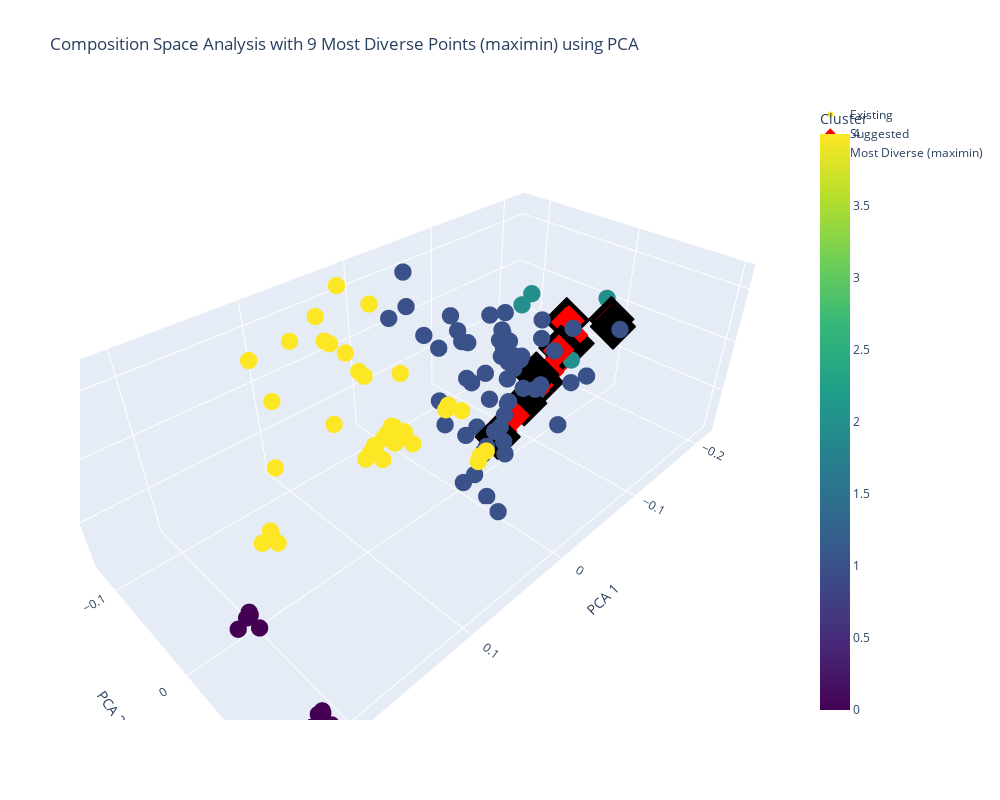

The cell this chart's notebook holds for it:
### Markdown cell above
## Use other clustering methods and compare

### Code cell
def analyze_composition_space(compositions, 
                            n_components=3,
                            dim_method='t-SNE',
                            cluster_method='KMeans',
                            n_clusters=5,
                            n_suggestions=100,
                            constraints=None,
                            n_diverse=5,
                            random_state=42):
    """
    Analyze composition space using specified methods and visualize results.
    
    Args:
        compositions (List[Dict]): List of composition dictionaries
        n_components (int): Number of dimensions (2 or 3)
        dim_method (str): Dimensionality reduction method ('t-SNE', 'PCA', 'MDS', 'UMAP')
        cluster_method (str): Clustering method ('KMeans', 'AGGLOMERATIVE', 'SPECTRAL', 'DBSCAN')
        n_clusters (int): Number of clusters
        n_suggestions (int): Number of new compositions to suggest
        constraints (Dict): Composition constraints dictionary
        n_diverse (int): Number of diverse points to identify
        random_state (int): Random seed
    
    Returns:
        tuple: (analyzer, embeddings, clusters, new_compositions, diverse_indices, fig)
    """
    # Initialize analyzer
    analyzer = CompositionAnalyzer(
        n_components=n_components,
        random_state=random_state,
        dim_method=dim_method,
        cluster_method=cluster_method
    )
    
    # Run analysis
    print(f"Running {dim_method} and {cluster_method} analysis...")
    embeddings, clusters = analyzer.analyze_compositions(
        compositions, 
        n_clusters=n_clusters
    )
    
    # Generate new compositions
    print("Generating new composition suggestions...")
    new_compositions = analyzer.suggest_new_compositions(
        compositions,
        n_suggestions=n_suggestions,
        constraints=constraints
    )
    
    # Analyze combined compositions
    all_compositions = compositions + new_compositions
    all_embeddings, _ = analyzer.analyze_compositions(
        all_compositions, 
        n_clusters=n_clusters
    )
    
    # Split embeddings
    original_embeddings = all_embeddings[:len(compositions)]
    new_embeddings = all_embeddings[len(compositions):]
    
    # Find diverse points and create visualization
    diverse_indices, fig = analyzer.plot_with_diverse_points(
        embeddings=original_embeddings,
        clusters=clusters,
        new_embeddings=new_embeddings,
        new_compositions=new_compositions,
        n_diverse=n_diverse,
        method='maximin',
        constraints=constraints
    )
    
    return analyzer, embeddings, clusters, new_compositions, diverse_indices, fig

def compare_composition_methods(compositions,
                              dim_methods=None,
                              cluster_methods=None,
                              n_components=2,
                              n_clusters=5,
                              save_path=None,
                              random_state=42):
    """
    Compare different dimensionality reduction and clustering methods.
    
    Args:
        compositions (List[Dict]): List of composition dictionaries
        dim_methods (List[str]): List of dimensionality reduction methods
        cluster_methods (List[str]): List of clustering methods
        n_components (int): Number of dimensions
        n_clusters (int): Number of clusters
        save_path (str): Path to save comparison plot
        random_state (int): Random seed
    
    Returns:
        tuple: (analyzer, scores, fig)
    """
    analyzer = CompositionAnalyzer(
        n_components=n_components,
        random_state=random_state
    )
    
    scores = analyzer.compare_methods(
        compositions,
        dim_methods=dim_methods,
        cluster_methods=cluster_methods,
        n_clusters=n_clusters,
        save_path=save_path
    )
    
    return analyzer, scores

diverse_compositions = [{'Cr': 0.013373414212928328, 'Ti': 0.014788932465369891, 'V': 0.9467249862178287, 'W': 0.010368891762719275, 'Zr': 0.014743775341153781},
{'Cr': 0.04423136919532518, 'Ti': 0.08248368181451626, 'V': 0.8133508459881773, 'W': 0.04005863704679293, 'Zr': 0.019875465955188326},
{'Cr': 0.024133186898942546, 'Ti': 0.046717070994614016, 'V': 0.8937253206938747, 'W': 0.022132737850564285, 'Zr': 0.013291683562004553},
{'Cr': 0.017134575187472904, 'Ti': 0.03426238142754815, 'V': 0.9217134109441932, 'W': 0.015890561010724877, 'Zr': 0.010999071430060821},
{'Cr': 0.033641589706794775, 'Ti': 0.06363817051158509, 'V': 0.8557003456139715, 'W': 0.030613438629229946, 'Zr': 0.016406455538418754},
{'Cr': 0.0193740441463256, 'Ti': 0.018899343601009977, 'V': 0.9278521292216015, 'W': 0.014607218567000684, 'Zr': 0.019267264464062357},
{'Cr': 0.013373437838920022, 'Ti': 0.027569082809687465, 'V': 0.9367545442281882, 'W': 0.012535940777955636, 'Zr': 0.009766994345248765},
{'Cr': 0.028055152048390326, 'Ti': 0.053696577851548334, 'V': 0.878041022280597, 'W': 0.025630803042896454, 'Zr': 0.014576444776567828},
{'Cr': 0.02041086717761434, 'Ti': 0.04009285200522037, 'V': 0.9086112187256713, 'W': 0.018812739697663013, 'Zr': 0.012072322393831037}]

# Example usage:
# Single analysis
analyzer, embeddings, clusters, new_comps, diverse_idx, fig = analyze_composition_space(
    compositions,
    n_components=3,
    dim_method='PCA',
    cluster_method='KMeans',
    constraints={
        'V': (0.8, 0.95),
        'Cr': (0.0, 0.1),
        'Ti': (0.0, 0.1),
        'W': (0.0, 0.1),
        'Zr': (0.0, 0.02)
    },
    n_diverse=9
)
fig.show()

### Figure 1 — Plotly figure (JSON) as saved in the notebook; plotly's stock layout.template omitted (floating-point values rounded to 4 significant figures; data arrays with more than 128 entries replaced by an {"elided": "..."} marker saying what was removed)
{"data": [{"marker": {"color": {"elided": "138 int values"}, "colorbar": {"title": {"text": "Cluster"}}, "colorscale": [[0, "#440154"], [0.1111, "#482878"], [0.2222, "#3e4989"], [0.3333, "#31688e"], [0.4444, "#26828e"], [0.5556, "#1f9e89"], [0.6667, "#35b779"], [0.7778, "#6ece58"], [0.8889, "#b5de2b"], [1, "#fde725"]], "showscale": true, "size": 6}, "mode": "markers", "name": "Existing", "type": "scatter3d", "x": {"elided": "138 float values"}, "y": {"elided": "138 float values"}, "z": {"elided": "138 float values"}}, {"marker": {"color": "red", "size": 8, "symbol": "diamond"}, "mode": "markers", "name": "Suggested", "type": "scatter3d", "x": [-0.1239, -0.1304, -0.05578, -0.1485, -0.03673, -0.1292, -0.1523, -0.1496, -0.1174, -0.1107, -0.1328, -0.1277, -0.1034, -0.1025, -0.09339, -0.086, -0.1483, -0.0372, -0.1431, -0.1202, -0.05421, -0.119, -0.149, -0.1228, -0.1527, -0.1118], "y": [0.0005666, -0.001373, 0.01001, -0.01134, 0.01291, 0.04451, -0.01151, -0.004297, 0.0006186, 0.001626, 0.04207, 0.04553, 0.00274, 0.002889, 0.004272, 0.0054, -0.01133, 0.01284, -0.003309, 0.0001894, 0.01025, 0.05148, -0.00351, 0.0007504, -0.004764, 0.05638], "z": [-0.008755, -0.01966, -0.03948, 0.004621, -0.04454, 0.03475, 0.004522, -0.01457, -0.02313, -0.02488, 0.03342, 0.03529, -0.02682, -0.02708, -0.02949, -0.03146, 0.004626, -0.04441, -0.01629, -0.02238, -0.03989, 0.03852, -0.005567, -0.008899, -0.01376, 0.04117]}, {"marker": {"color": "black", "size": 12, "symbol": "diamond"}, "mode": "markers", "name": "Most Diverse (maximin)", "type": "scatter3d", "x": [-0.03071, -0.1569, -0.1109, -0.0974, -0.1278, -0.1349, -0.07084, -0.1495, -0.08542], "y": [0.01383, -0.01729, 0.05696, 0.003662, -6.044e-05, 0.0406, 0.007711, -0.004281, 0.006841], "z": [-0.04613, 0.001163, 0.04148, -0.02843, -0.008265, 0.03263, -0.03548, -0.0146, -0.01366]}], "layout": {"height": 800, "scene": {"xaxis": {"title": {"text": "PCA 1"}}, "yaxis": {"title": {"text": "PCA 2"}}, "zaxis": {"title": {"text": "PCA 3"}}}, "showlegend": true, "title": {"text": "Composition Space Analysis with 9 Most Diverse Points (maximin) using PCA"}, "width": 1000}}
